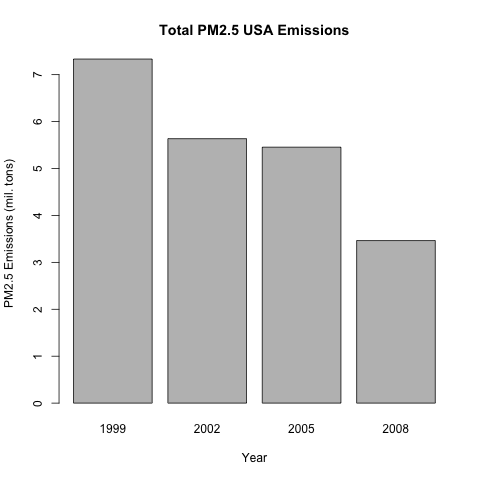

Here is the R script that generated this plot:
source("Initiate.R")

aggTotals <- aggregate(Emissions ~ year,DATABASE, sum)

png("plot1.png")

barplot(
  (aggTotals$Emissions)/10^6,
  names.arg=aggTotals$year,
  xlab="Year",
  ylab="PM2.5 Emissions (mil. tons)",
  main="Total PM2.5 USA Emissions"
)

dev.off()

